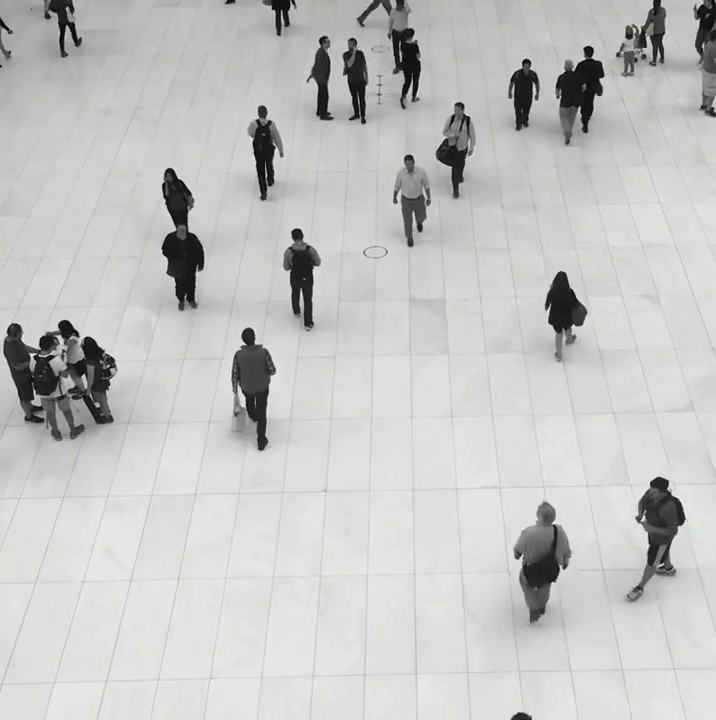
#> input picture frame 34 of videos/video1.mp4, 716 x 720 px
$ python main.py
#> lines starting #> are read from the running program, lines starting #| are printed output that depends on the picture; after the words box and inside, x2 and y2 are one past the last pixel; in counts of white or black regions, pixels touching at a corner belong together
import cv2
import argparse

parser = argparse.ArgumentParser()
parser.add_argument('--video_path', default="../videos/video1.mp4")
args = parser.parse_args()

hog = cv2.HOGDescriptor()
hog.setSVMDetector(cv2.HOGDescriptor_getDefaultPeopleDetector())

cap = cv2.VideoCapture(args.video_path)

while cap.isOpened():
    # Reading the video stream
    ret, image = cap.read()
#> image is the input picture: shape (720, 716, 3); mean B, G, R 196.3, 196.6, 196.5
    if ret:
        regions, _ = hog.detectMultiScale(image,
                                            winStride=(4, 4),
                                            padding=(4, 4),
                                            scale=1.05)
#> regions = 17 rows, first 6: [378, 3, 65, 130], [488, 26, 69, 137], [545, 30, 70, 139], [423, 81, 70, 140], [226, 72, 77, 153], [619, 92, 65, 130]

        for x, y, w, h in regions:
            cv2.rectangle(image, (x, y),
                          (x + w, y + h),
                          (0, 0, 255), 1)
#> this loop made 17 passes
#> (x, y, w, h) on passes 1 to 12: (378, 3, 65, 130), (488, 26, 69, 137), (545, 30, 70, 139), (423, 81, 70, 140), (226, 72, 77, 153), (619, 92, 65, 130), (375, 133, 71, 142), (149, 201, 68, 136), (263, 201, 77, 155), (525, 241, 74, 147), (623, 455, 77, 154), (207, 301, 91, 182)
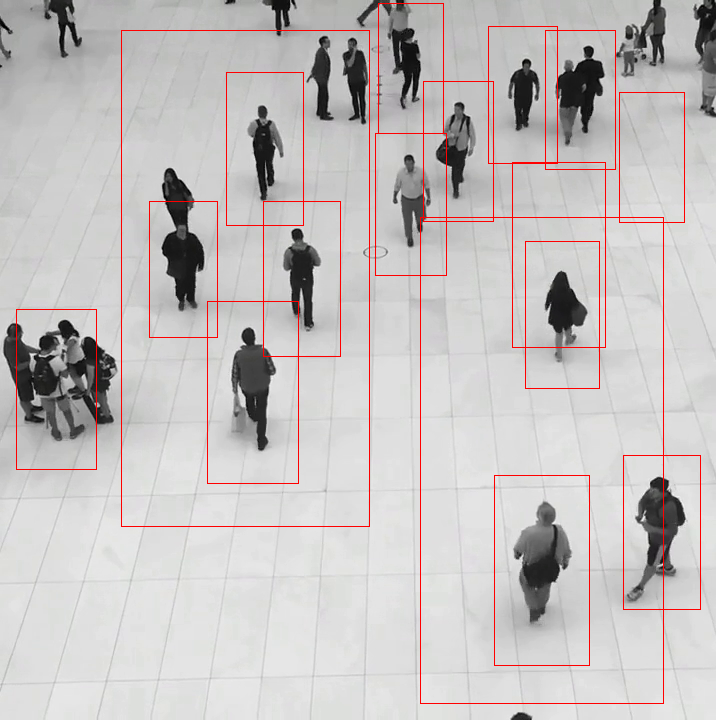
#> image: shape (720, 716, 3); 1.88% of pixels changed, all inside (x1, y1, x2, y2) = (16, 3, 701, 704)

        cv2.imshow("Image", image)

        if cv2.waitKey(25) & 0xFF == ord('q'):
#> (key q is pressed here)
            break
    else:
        break

cap.release()
cv2.destroyAllWindows()

$ run again, starting later in the video
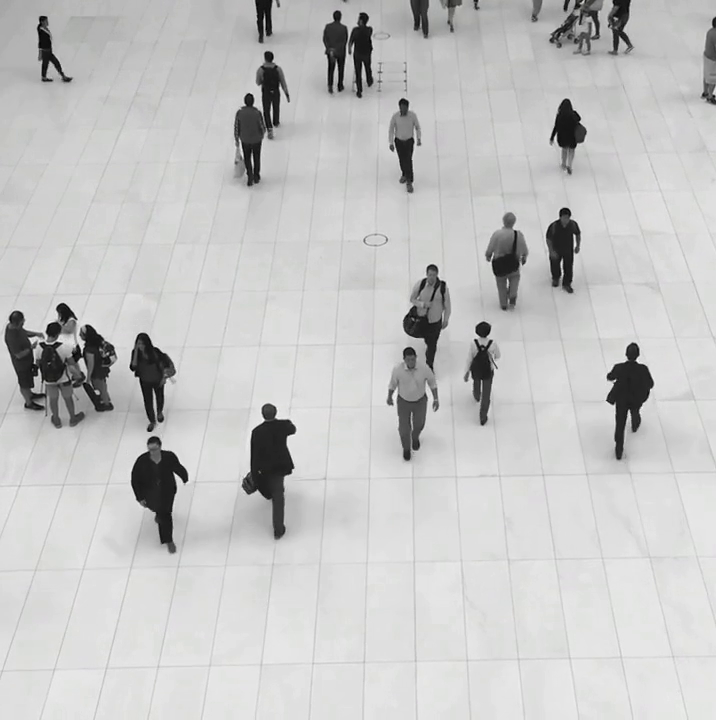
#> input picture frame 153 of videos/video1.mp4, 716 x 720 px
#> image is the input picture: shape (720, 716, 3); mean B, G, R 196.2, 196.5, 196.4
#> regions = 18 rows, first 6: [330, 0, 66, 129], [214, 49, 80, 160], [534, 69, 66, 133], [370, 72, 71, 142], [528, 182, 71, 142], [469, 192, 74, 148]
#> the loop `for x, y, w, h in regions:` made 18 passes
#> after the loop `for x, y, w, h in regions:`:
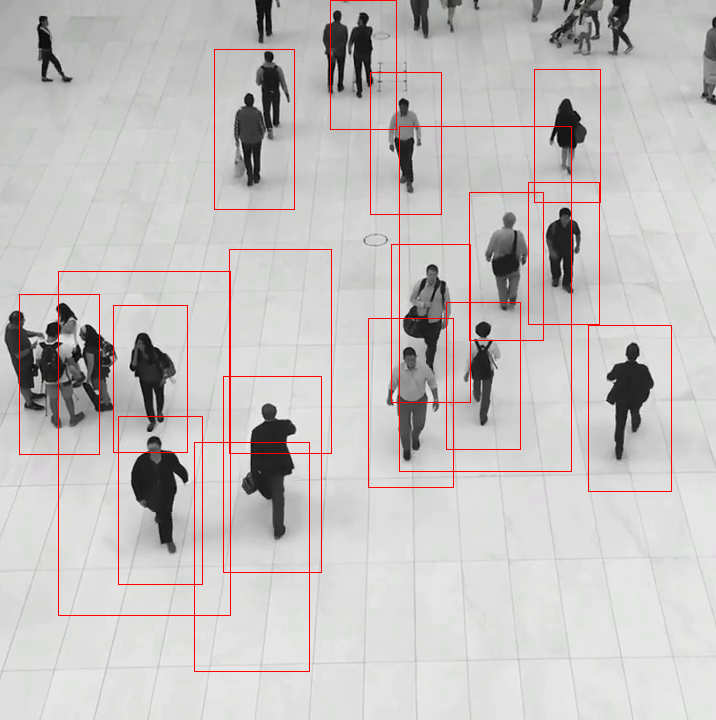
#> image: shape (720, 716, 3); 1.9% of pixels changed, all inside (x1, y1, x2, y2) = (19, 0, 672, 672)

$ run again, starting later in the video
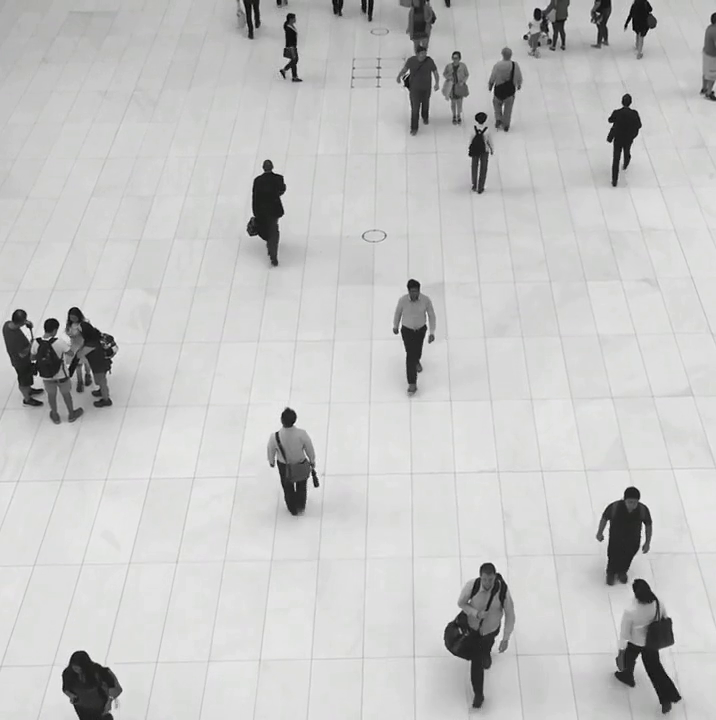
#> input picture frame 272 of videos/video1.mp4, 716 x 720 px
#> image is the input picture: shape (720, 716, 3); mean B, G, R 196.8, 197.3, 197.2
#> regions = 16 rows, first 6: [384, 19, 71, 141], [588, 72, 74, 147], [435, 41, 91, 181], [229, 135, 80, 160], [373, 256, 81, 161], [19, 303, 73, 145]
#> the loop `for x, y, w, h in regions:` made 16 passes
#> after the loop `for x, y, w, h in regions:`:
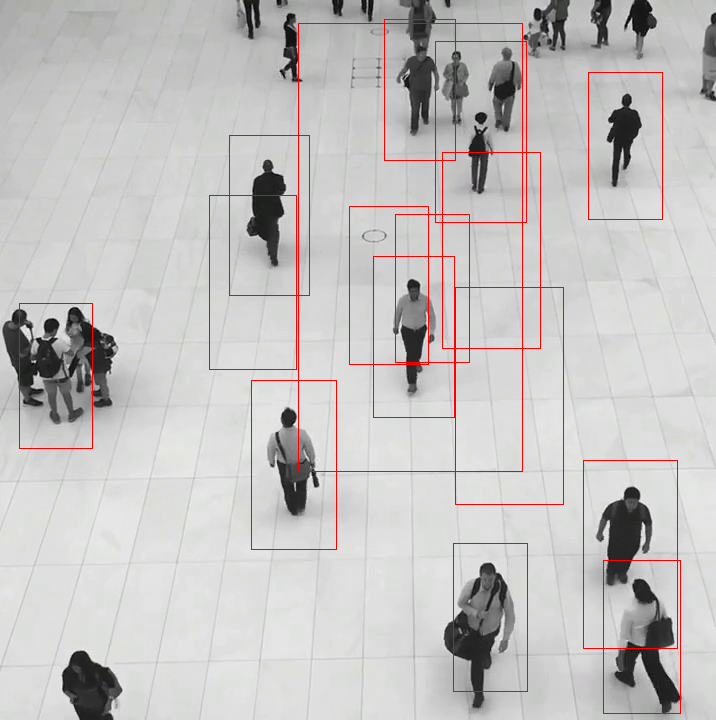
#> image: shape (720, 716, 3); 1.7% of pixels changed, all inside (x1, y1, x2, y2) = (19, 19, 681, 714)
